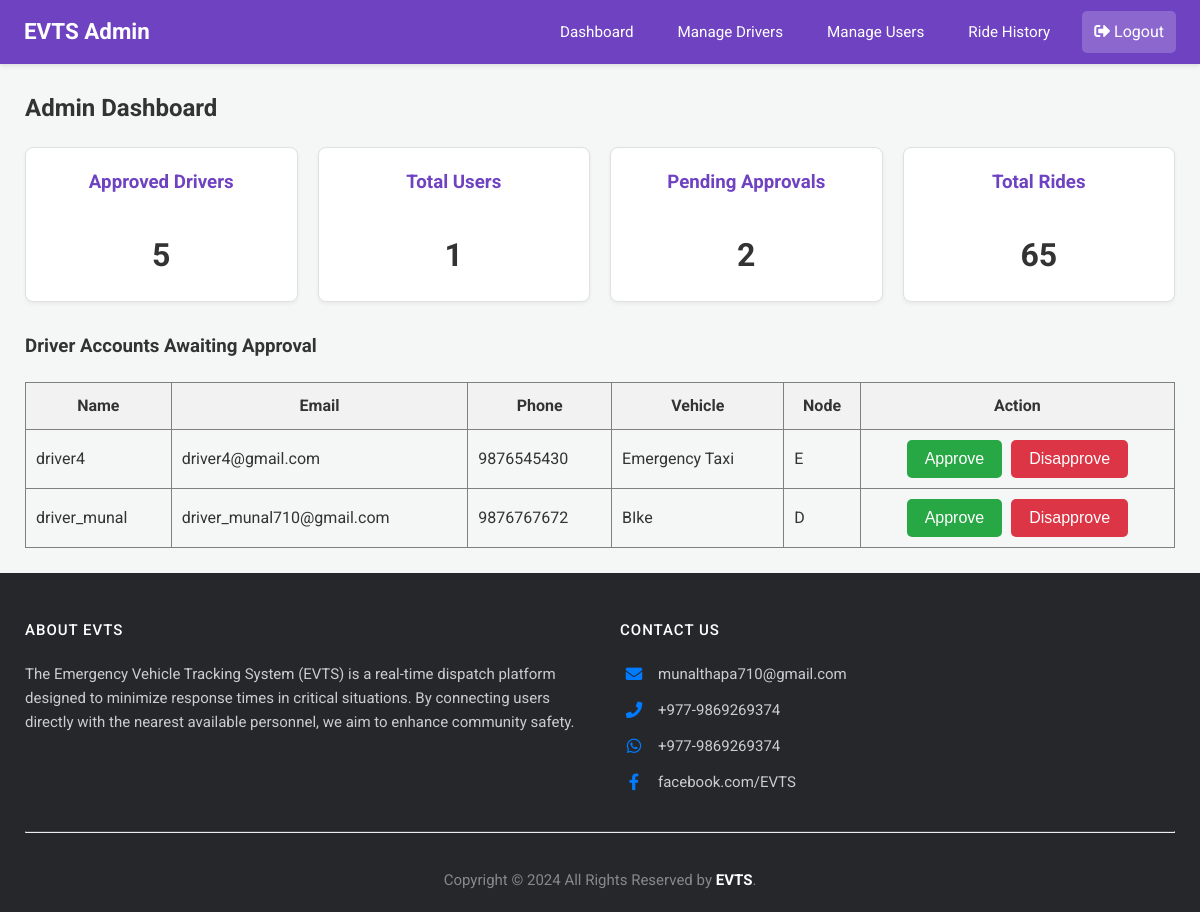
Screenshot of /admin/dashboard (signed in) with the database file from the repository.
### app.py (models this page shows)
class Driver(db.Model):
    email = db.Column(db.String(120), primary_key=True)
    name = db.Column(db.String(100))
    phone = db.Column(db.String(15))
    password = db.Column(db.String(256)) # Increased length for hash
    vehicle = db.Column(db.String(50))
    node = db.Column(db.String(10), nullable=False)
    is_approved = db.Column(db.Boolean, default=False, nullable=False)

### app.py (the view)
@app.route('/admin/dashboard')
@login_required_admin
def admin_dashboard():
    admin = Admin.query.get(session['admin'])
    unapproved_drivers = Driver.query.filter_by(is_approved=False).all()
    stats = {
        'total_users': User.query.count(),
        'total_drivers': Driver.query.filter_by(is_approved=True).count(),
        'pending_drivers': len(unapproved_drivers),
        'total_rides': RideRequest.query.count()
    }
    response = make_response(render_template(
        'admin_dashboard.html',
        admin=admin,
        unapproved_drivers=unapproved_drivers,
        stats=stats
    ))
    return add_no_cache_to_response(response)

### app.py (called while the page is built)
def login_required_admin(f):
    @wraps(f)
    def decorated_function(*args, **kwargs):
        if 'admin' not in session:
            flash("Admin access required.", "error")
            return redirect(url_for('login'))
        return f(*args, **kwargs)
    return decorated_function

def add_no_cache_to_response(response):
    response.headers["Cache-Control"] = "no-cache, no-store, must-revalidate, public, max-age=0"
    response.headers["Pragma"] = "no-cache"
    response.headers["Expires"] = "0"
    return response

### templates/admin_dashboard.html (shortened to what this page needs)
{% extends 'admin_base.html' %}
{% block content %}
<h2>Admin Dashboard</h2>
<div class="stats-grid">
    <div class="stat-card">
        <h3>Approved Drivers</h3>
        <p>{{ stats.total_drivers }}</p>
    </div>
    <div class="stat-card">
        <h3>Total Users</h3>
        <p>{{ stats.total_users }}</p>
    </div>
    <div class="stat-card">
        <h3>Pending Approvals</h3>
        <p>{{ stats.pending_drivers }}</p>
    </div>
    <div class="stat-card">
        <h3>Total Rides</h3>
        <p>{{ stats.total_rides }}</p>
    </div>
</div>
<h3>Driver Accounts Awaiting Approval</h3>
{% if unapproved_drivers %}
<table border="1" style="width: 100%; border-collapse: collapse; margin-top: 20px;">
    <thead>
        <tr style="background-color: #f2f2f2;">
            <th style="padding: 10px;">Name</th>
            <th style="padding: 10px;">Email</th>
            <th style="padding: 10px;">Phone</th>
            <th style="padding: 10px;">Vehicle</th>
            <th style="padding: 10px;">Node</th>
            <th style="padding: 10px;">Action</th>
        </tr>
    </thead>
    <tbody>
    {% for driver in unapproved_drivers %}
    <tr id="driver-row-{{ driver.email.replace('@', '_').replace('.', '_') }}">
        <td style="padding: 10px;">{{ driver.name }}</td>
        <td style="padding: 10px;">{{ driver.email }}</td>
        <td style="padding: 10px;">{{ driver.phone }}</td>
        <td style="padding: 10px;">{{ driver.vehicle }}</td>
        <td style="padding: 10px;">{{ driver.node }}</td>
        <td style="padding: 10px; text-align: center;">
            <button class="btn-confirm" onclick="approveDriver('{{ driver.email }}')">Approve</button>
             <button class="btn-cancel" style="margin-left: 5px;" onclick="disapproveDriver('{{ driver.email }}')">Disapprove</button>
        </td>
    </tr>
    {% endfor %}
    </tbody>
</table>
{% else %}
<p>No new driver registrations to approve.</p>
{% endif %}
{% endblock %}

### static/css/dashboard_styles.css (style rules this page uses)
body { font-family: 'Roboto', 'Segoe UI', Tahoma, Geneva, Verdana, sans-serif; margin: 0; background-color: #f4f7f6; color: #333; line-height: 1.6; }
.dashboard-content h2, .dashboard-content h3, .dashboard-content h4 { color: #333; margin-top: 0; }
.dashboard-content p { margin-bottom: 1rem; }
button, .button-style { background-color: #007bff; color: white; padding: 10px 18px; border: none; border-radius: 5px; cursor: pointer; font-size: 1em; transition: background-color 0.2s ease, box-shadow 0.2s ease; text-decoration: none; display: inline-block; text-align: center; }
button.btn-confirm, .button-style.btn-confirm { background-color: #28a745; }
button.btn-cancel, .button-style.btn-cancel { background-color: #dc3545; }

### templates/admin_base.html (style rules this page uses)
.stat-card { background: #fff; border: 1px solid #e0e0e0; padding: 20px; border-radius: 8px; text-align: center; box-shadow: 0 2px 4px rgba(0,0,0,0.05); }
.stat-card h3 { margin-top: 0; color: #6f42c1; }
.stat-card p { font-size: 2em; font-weight: bold; margin-bottom: 0; }
.stats-grid { display: grid; grid-template-columns: repeat(auto-fit, minmax(200px, 1fr)); gap: 20px; margin-bottom: 30px; }

### rows the page displays
Driver: name "driver4", email "driver4@gmail.com", phone "9876545430", vehicle "Emergency Taxi", node "E"
Driver: name "driver_munal", email "driver_munal710@gmail.com", phone "9876767672", vehicle "BIke", node "D"

### other values shown
{{ stats.total_drivers }} "5"
{{ stats.total_users }} "1"
{{ stats.pending_drivers }} "2"
{{ stats.total_rides }} "65"
